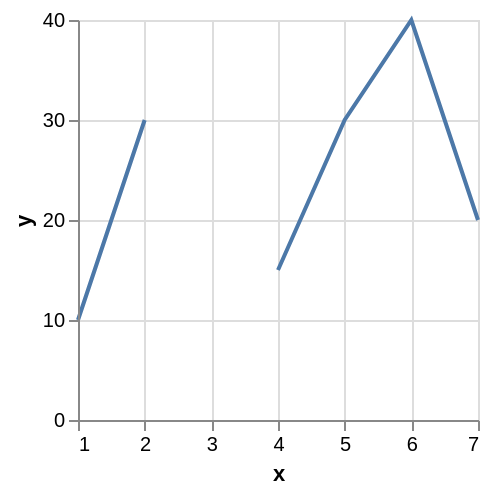

Write a Vega-Lite specification for this figure.
### Vega specification from a JSON file in a GitHub repository (floating-point values rounded to 4 significant figures)
{"$schema": "https://vega.github.io/schema/vega/v5.json", "autosize": "pad", "padding": 5, "width": 200, "height": 200, "style": "cell", "data": [{"name": "source_0", "values": [{"x": 1, "y": 10}, {"x": 2, "y": 30}, {"x": 3, "y": null}, {"x": 4, "y": 15}, {"x": 5, "y": 30}, {"x": 6, "y": 40}, {"x": 7, "y": 20}]}, {"name": "data_0", "source": "source_0", "transform": [{"type": "formula", "expr": "toNumber(datum[\"x\"])", "as": "x"}]}], "marks": [{"name": "marks", "type": "line", "style": ["line"], "sort": {"field": "datum[\"x\"]"}, "from": {"data": "data_0"}, "encode": {"update": {"stroke": {"value": "#4c78a8"}, "tooltip": {"signal": "{\"x\": format(datum[\"x\"], \"\"), \"y\": format(datum[\"y\"], \"\")}"}, "x": {"scale": "x", "field": "x"}, "y": {"scale": "y", "field": "y"}, "defined": {"signal": "datum[\"x\"] !== null && !isNaN(datum[\"x\"]) && datum[\"y\"] !== null && !isNaN(datum[\"y\"])"}}}}], "scales": [{"name": "x", "type": "linear", "domain": {"data": "data_0", "field": "x"}, "range": [0, {"signal": "width"}], "nice": true, "zero": false}, {"name": "y", "type": "linear", "domain": {"data": "data_0", "field": "y"}, "range": [{"signal": "height"}, 0], "nice": true, "zero": true}], "axes": [{"scale": "x", "orient": "bottom", "grid": false, "title": "x", "labelFlush": true, "labelOverlap": true, "tickCount": {"signal": "ceil(width/40)"}, "zindex": 1}, {"scale": "x", "orient": "bottom", "gridScale": "y", "grid": true, "tickCount": {"signal": "ceil(width/40)"}, "domain": false, "labels": false, "maxExtent": 0, "minExtent": 0, "ticks": false, "zindex": 0}, {"scale": "y", "orient": "left", "grid": false, "title": "y", "labelOverlap": true, "tickCount": {"signal": "ceil(height/40)"}, "zindex": 1}, {"scale": "y", "orient": "left", "gridScale": "x", "grid": true, "tickCount": {"signal": "ceil(height/40)"}, "domain": false, "labels": false, "maxExtent": 0, "minExtent": 0, "ticks": false, "zindex": 0}]}
